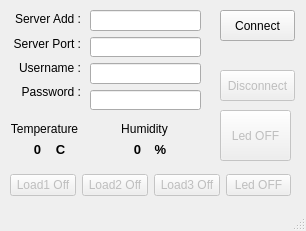
<?xml version="1.0" encoding="UTF-8"?>
<ui version="4.0">
 <class>MainWindow</class>
 <widget class="QMainWindow" name="MainWindow">
  <property name="geometry">
   <rect>
    <x>0</x>
    <y>0</y>
    <width>306</width>
    <height>231</height>
   </rect>
  </property>
  <property name="windowTitle">
   <string>Weather Monitor</string>
  </property>
  <widget class="QWidget" name="centralwidget">
   <widget class="QPushButton" name="connect_btn">
    <property name="geometry">
     <rect>
      <x>220</x>
      <y>10</y>
      <width>75</width>
      <height>31</height>
     </rect>
    </property>
    <property name="text">
     <string>Connect</string>
    </property>
   </widget>
   <widget class="QPushButton" name="disconnect_btn">
    <property name="enabled">
     <bool>false</bool>
    </property>
    <property name="geometry">
     <rect>
      <x>220</x>
      <y>70</y>
      <width>75</width>
      <height>31</height>
     </rect>
    </property>
    <property name="text">
     <string>Disconnect</string>
    </property>
   </widget>
   <widget class="QLabel" name="temp_lbl">
    <property name="geometry">
     <rect>
      <x>10</x>
      <y>120</y>
      <width>69</width>
      <height>18</height>
     </rect>
    </property>
    <property name="layoutDirection">
     <enum>Qt::LeftToRight</enum>
    </property>
    <property name="text">
     <string>Temperature</string>
    </property>
    <property name="alignment">
     <set>Qt::AlignCenter</set>
    </property>
   </widget>
   <widget class="QLabel" name="humid_lbl">
    <property name="geometry">
     <rect>
      <x>110</x>
      <y>120</y>
      <width>69</width>
      <height>18</height>
     </rect>
    </property>
    <property name="layoutDirection">
     <enum>Qt::LeftToRight</enum>
    </property>
    <property name="text">
     <string>Humidity</string>
    </property>
    <property name="alignment">
     <set>Qt::AlignCenter</set>
    </property>
   </widget>
   <widget class="QLabel" name="temp">
    <property name="geometry">
     <rect>
      <x>10</x>
      <y>140</y>
      <width>31</width>
      <height>18</height>
     </rect>
    </property>
    <property name="font">
     <font>
      <pointsize>10</pointsize>
      <weight>75</weight>
      <bold>true</bold>
     </font>
    </property>
    <property name="layoutDirection">
     <enum>Qt::LeftToRight</enum>
    </property>
    <property name="text">
     <string>0</string>
    </property>
    <property name="alignment">
     <set>Qt::AlignRight|Qt::AlignTrailing|Qt::AlignVCenter</set>
    </property>
   </widget>
   <widget class="QLabel" name="c_lbl">
    <property name="geometry">
     <rect>
      <x>50</x>
      <y>140</y>
      <width>21</width>
      <height>18</height>
     </rect>
    </property>
    <property name="font">
     <font>
      <pointsize>10</pointsize>
      <weight>75</weight>
      <bold>true</bold>
     </font>
    </property>
    <property name="layoutDirection">
     <enum>Qt::LeftToRight</enum>
    </property>
    <property name="text">
     <string>C</string>
    </property>
    <property name="alignment">
     <set>Qt::AlignCenter</set>
    </property>
   </widget>
   <widget class="QLabel" name="humidity">
    <property name="geometry">
     <rect>
      <x>110</x>
      <y>140</y>
      <width>31</width>
      <height>18</height>
     </rect>
    </property>
    <property name="font">
     <font>
      <pointsize>10</pointsize>
      <weight>75</weight>
      <bold>true</bold>
     </font>
    </property>
    <property name="layoutDirection">
     <enum>Qt::LeftToRight</enum>
    </property>
    <property name="text">
     <string>0</string>
    </property>
    <property name="alignment">
     <set>Qt::AlignRight|Qt::AlignTrailing|Qt::AlignVCenter</set>
    </property>
   </widget>
   <widget class="QLabel" name="percent_lbl">
    <property name="geometry">
     <rect>
      <x>150</x>
      <y>140</y>
      <width>21</width>
      <height>18</height>
     </rect>
    </property>
    <property name="font">
     <font>
      <pointsize>10</pointsize>
      <weight>75</weight>
      <bold>true</bold>
     </font>
    </property>
    <property name="layoutDirection">
     <enum>Qt::LeftToRight</enum>
    </property>
    <property name="text">
     <string>%</string>
    </property>
    <property name="alignment">
     <set>Qt::AlignCenter</set>
    </property>
   </widget>
   <widget class="QPushButton" name="led_btn">
    <property name="enabled">
     <bool>false</bool>
    </property>
    <property name="geometry">
     <rect>
      <x>220</x>
      <y>110</y>
      <width>71</width>
      <height>51</height>
     </rect>
    </property>
    <property name="text">
     <string>Led OFF</string>
    </property>
   </widget>
   <widget class="QWidget" name="layoutWidget">
    <property name="geometry">
     <rect>
      <x>10</x>
      <y>10</y>
      <width>71</width>
      <height>91</height>
     </rect>
    </property>
    <layout class="QVBoxLayout" name="verticalLayout">
     <item>
      <widget class="QLabel" name="server_add_lbl">
       <property name="layoutDirection">
        <enum>Qt::LeftToRight</enum>
       </property>
       <property name="text">
        <string>Server Add :</string>
       </property>
       <property name="alignment">
        <set>Qt::AlignRight|Qt::AlignTrailing|Qt::AlignVCenter</set>
       </property>
      </widget>
     </item>
     <item>
      <widget class="QLabel" name="server_port_lbl">
       <property name="layoutDirection">
        <enum>Qt::LeftToRight</enum>
       </property>
       <property name="text">
        <string>Server Port :</string>
       </property>
       <property name="alignment">
        <set>Qt::AlignRight|Qt::AlignTrailing|Qt::AlignVCenter</set>
       </property>
      </widget>
     </item>
     <item>
      <widget class="QLabel" name="username_lbl">
       <property name="layoutDirection">
        <enum>Qt::LeftToRight</enum>
       </property>
       <property name="text">
        <string>Username :</string>
       </property>
       <property name="alignment">
        <set>Qt::AlignRight|Qt::AlignTrailing|Qt::AlignVCenter</set>
       </property>
      </widget>
     </item>
     <item>
      <widget class="QLabel" name="password_lbl">
       <property name="layoutDirection">
        <enum>Qt::LeftToRight</enum>
       </property>
       <property name="text">
        <string>Password :</string>
       </property>
       <property name="alignment">
        <set>Qt::AlignRight|Qt::AlignTrailing|Qt::AlignVCenter</set>
       </property>
      </widget>
     </item>
    </layout>
   </widget>
   <widget class="QWidget" name="layoutWidget">
    <property name="geometry">
     <rect>
      <x>90</x>
      <y>10</y>
      <width>111</width>
      <height>100</height>
     </rect>
    </property>
    <layout class="QVBoxLayout" name="verticalLayout_2">
     <item>
      <widget class="QLineEdit" name="server_add">
       <property name="maxLength">
        <number>30</number>
       </property>
      </widget>
     </item>
     <item>
      <widget class="QLineEdit" name="server_port">
       <property name="maxLength">
        <number>30</number>
       </property>
      </widget>
     </item>
     <item>
      <widget class="QLineEdit" name="username">
       <property name="maxLength">
        <number>30</number>
       </property>
      </widget>
     </item>
     <item>
      <widget class="QLineEdit" name="password">
       <property name="maxLength">
        <number>30</number>
       </property>
       <property name="echoMode">
        <enum>QLineEdit::Password</enum>
       </property>
      </widget>
     </item>
    </layout>
   </widget>
   <widget class="QWidget" name="layoutWidget">
    <property name="geometry">
     <rect>
      <x>10</x>
      <y>170</y>
      <width>281</width>
      <height>31</height>
     </rect>
    </property>
    <layout class="QHBoxLayout" name="horizontalLayout">
     <item>
      <widget class="QPushButton" name="load1_btn">
       <property name="enabled">
        <bool>false</bool>
       </property>
       <property name="text">
        <string>Load1 Off</string>
       </property>
      </widget>
     </item>
     <item>
      <widget class="QPushButton" name="load2_btn">
       <property name="enabled">
        <bool>false</bool>
       </property>
       <property name="text">
        <string>Load2 Off</string>
       </property>
      </widget>
     </item>
     <item>
      <widget class="QPushButton" name="load3_btn">
       <property name="enabled">
        <bool>false</bool>
       </property>
       <property name="text">
        <string>Load3 Off</string>
       </property>
      </widget>
     </item>
     <item>
      <widget class="QPushButton" name="load4_btn">
       <property name="enabled">
        <bool>false</bool>
       </property>
       <property name="text">
        <string>Led OFF</string>
       </property>
      </widget>
     </item>
    </layout>
   </widget>
  </widget>
  <widget class="QStatusBar" name="statusBar"/>
 </widget>
 <resources/>
 <connections/>
</ui>
